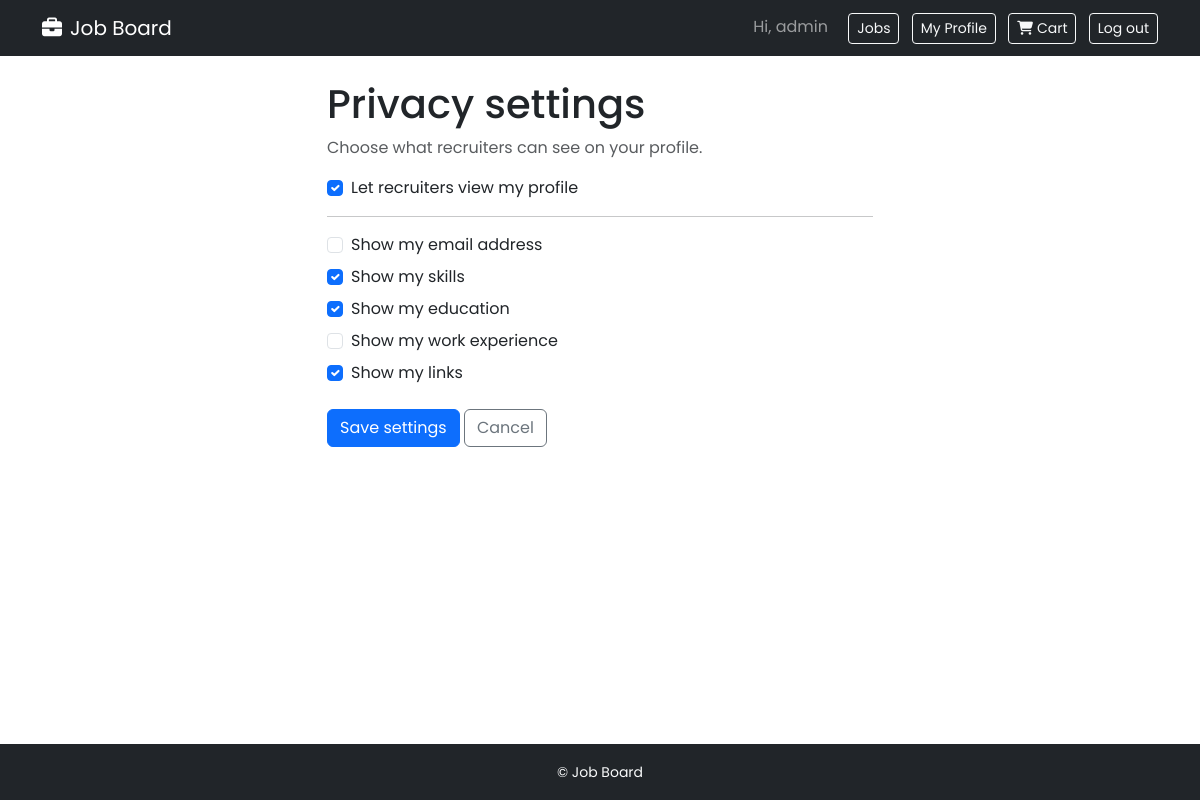
The page /profiles/privacy/ (signed in) on the database its author committed.
### profiles/models.py (models this page shows, shortened)
class PrivacySettings(models.Model):
    profile = models.OneToOneField(Profile, on_delete=models.CASCADE, related_name='privacy')
    visible_to_recruiters = models.BooleanField('Let recruiters view my profile', default=True)
    show_email = models.BooleanField('Show my email address', default=False)
    show_skills = models.BooleanField('Show my skills', default=True)
    show_education = models.BooleanField('Show my education', default=True)
    show_experience = models.BooleanField('Show my work experience', default=True)
    show_links = models.BooleanField('Show my links', default=True)

### profiles/views.py (the view)
# urls.py: path('privacy/', views.privacy, name='profiles.privacy'),
@job_seeker_required
def privacy(request):
    profile, created = Profile.objects.get_or_create(user=request.user)
    privacy_settings, created = PrivacySettings.objects.get_or_create(profile=profile)
    if request.method == 'POST':
        form = PrivacyForm(request.POST, instance=privacy_settings)
        if form.is_valid():
            form.save()
            return redirect('profiles.index')
    else:
        form = PrivacyForm(instance=privacy_settings)
    template_data = {}
    template_data['title'] = 'Privacy Settings'
    template_data['form'] = form
    return render(request, 'profiles/privacy.html', {'template_data': template_data})

### accounts/permissions.py (called while the page is built)
def is_recruiter(user):
    return (user.is_authenticated and
            UserRole.objects.filter(user=user, role=UserRole.RECRUITER).exists())

def job_seeker_required(view):
    @login_required
    @wraps(view)
    def wrapper(request, *args, **kwargs):
        if is_recruiter(request.user):
            return redirect('home.index')
        return view(request, *args, **kwargs)
    return wrapper

### profiles/templates/profiles/privacy.html (shortened to what this page needs)
{% extends "base.html" %}
{% block content %}
<div class="row justify-content-center">
  <div class="col-md-6">
    <h1>Privacy settings</h1>
    <p class="text-muted">Choose what recruiters can see on your profile.</p>
    <form method="post">
      {% for field in template_data.form %}
        <div class="form-check mb-2">
          {{ field }}
          <label class="form-check-label" for="{{ field.id_for_label }}">{{ field.label }}</label>
        </div>
        {% if forloop.first %}<hr>{% endif %}
      {% endfor %}
      <button type="submit" class="btn btn-primary mt-3">Save settings</button>
      <a href="{% url 'profiles.index' %}" class="btn btn-outline-secondary mt-3">Cancel</a>
    </form>
  </div>
</div>
{% endblock content %}

### secondproject/templates/base.html (shortened to what this page needs)
<!DOCTYPE html>
  {% load static %}
<html lang="en">
  <head>
    <link href="https://cdn.jsdelivr.net/npm/bootstrap@5.3.3/dist/css/bootstrap.min.css"
          rel="stylesheet">
    <link rel="stylesheet"
          href="https://cdnjs.cloudflare.com/ajax/libs/font-awesome/6.1.1/css/all.min.css">
    <link rel="stylesheet" href="{% static 'css/style.css' %}">
  </head>
  <body class="d-flex flex-column min-vh-100">
    <nav class="navbar navbar-expand-lg navbar-dark bg-dark">
      <div class="container">
        <a class="navbar-brand" href="{% url 'home.index' %}">
          <i class="fa-solid fa-briefcase me-2"></i>Job Board
        </a>
         <div class="ms-auto">
          {% if user.is_authenticated %}
            <span class="navbar-text me-3">Hi, {{ user.username }}</span>
            {% if user.role.role != 'recruiter' %}
            <a class="btn btn-outline-light btn-sm me-2" href="{% url 'jobs.index' %}">Jobs</a>
            <a class="btn btn-outline-light btn-sm me-2" href="{% url 'profiles.index' %}">My Profile</a>
            <a class="btn btn-outline-light btn-sm me-2" href="{% url 'cart.index' %}">
              <i class="fas fa-shopping-cart me-1"></i>Cart</a>
            {% endif %}
            <a class="btn btn-outline-light btn-sm" href="{% url 'accounts.logout' %}">Log out</a>
          {% else %}
            <a class="btn btn-outline-light btn-sm me-2" href="{% url 'accounts.login' %}">Log in</a>
            <a class="btn btn-light btn-sm" href="{% url 'accounts.signup' %}">Sign up</a>
          {% endif %}
        </div>
      </div>
    </nav>
    <div class="container flex-grow-1 py-4">
      {% block content %}
      {% endblock content %}
    </div>
    <footer class="bg-dark text-light text-center py-3">
      <small>&copy; Job Board</small>
    </footer>
  </body>
</html>

### secondproject/templates/base.html (style rules this page uses)
body { font-family: 'Poppins', sans-serif; }

### rows shown on the page
PrivacySettings: form "☑" "☑" "☑" "☑"

### other values the page prints
{{ user.username }} "admin"
{{ field.label }} "Let recruiters view my profile" "Show my email address" "Show my skills" "Show my education" "Show my work experience" "Show my links"
